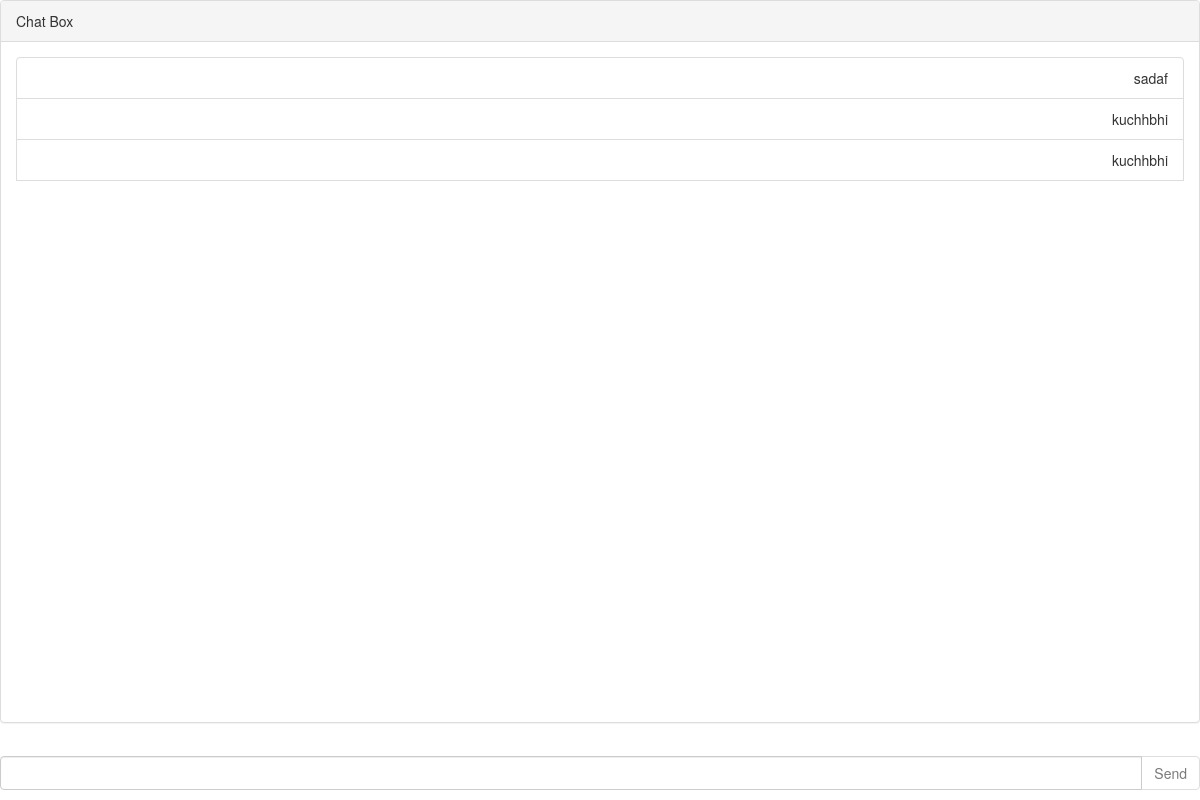
Page /chatroom/karan/ (signed in) on the earlier database version.
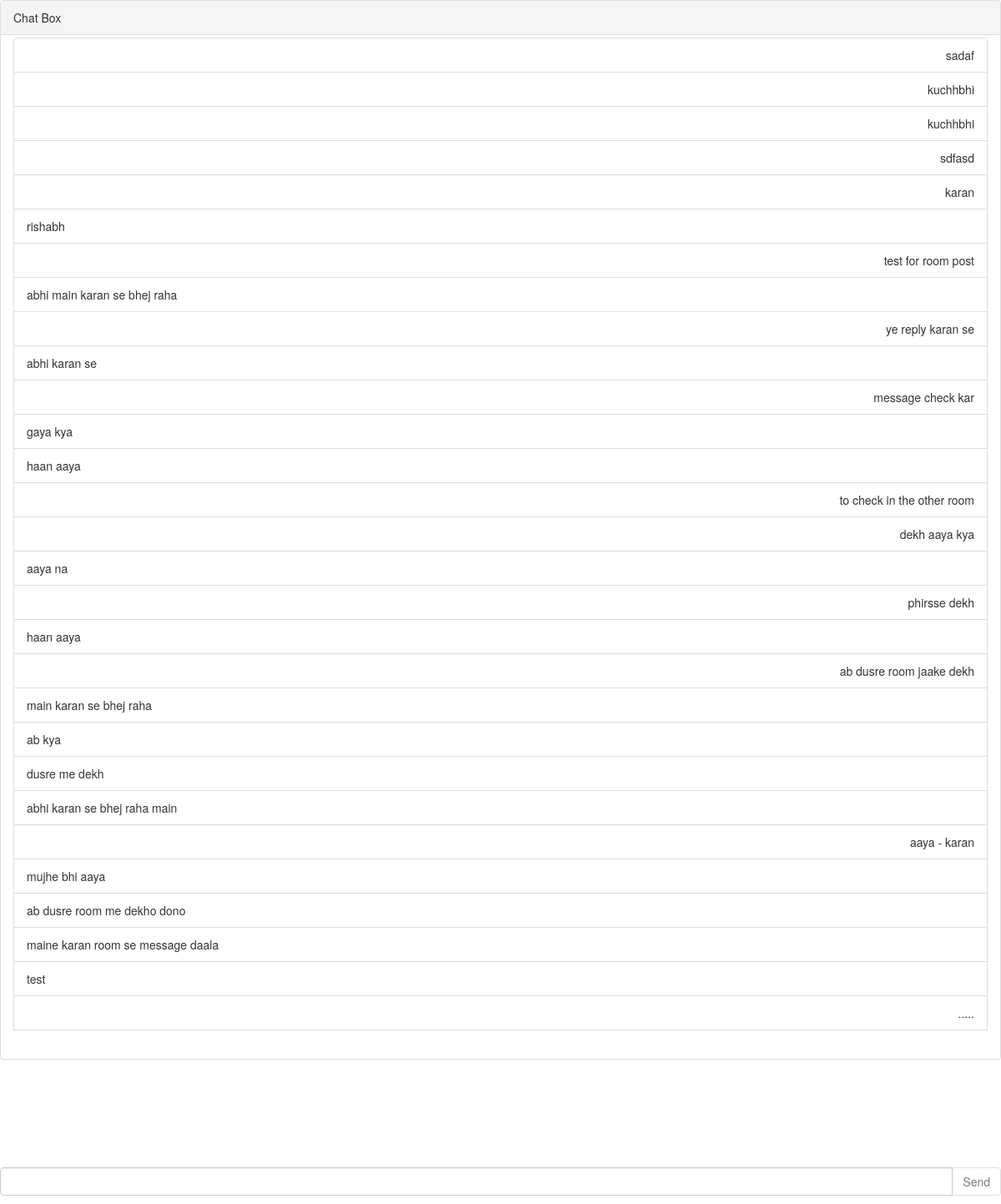
Same page on the later database version.
### chatapp/models.py (models this page shows, shortened)
class Message(models.Model):
    user = models.ForeignKey(User, on_delete=models.CASCADE, null=True)
    name = models.CharField(max_length=100, null=True)
    messages = models.TextField(max_length=10000, null=True)
    created = models.DateTimeField(auto_now_add=True, null=True)
    ipaddress = models.GenericIPAddressField(null=True)

### chatapp/views.py (the view)
# urls.py: path('<room_name>/', views.activeroom, name='activeroom'),
def activeroom(request, room_name):
    print(room_name)
    if not request.user.is_anonymous:
        if Room.objects.filter(name=room_name).exists():
            messages = Message.objects.filter(name=room_name)
            return render(request, 'chatapp/home.html', {'chat': messages, 'room_key': room_name})
        else:
            return HttpResponseNotFound(render(request, 'chatapp/notfound.html'))
    return redirect('/login')

### chatapp/templates/chatapp/home.html (shortened to what this page needs)
{% load static %}
<html>
<head>
    <link rel="stylesheet" href="http://maxcdn.bootstrapcdn.com/bootstrap/3.3.5/css/bootstrap.min.css">
    <link rel="stylesheet" href="{% static 'chatapp/chat.css' %}">
</head>
<body>
    <div id="chat-body" class="panel panel-default">
        <div class="panel-heading">Chat Box</div>
        <div id="msg-list-div" class="panel-body">
            <ul id="msg-list" class="list-group">
                {% for obj in chat %}
                {% if obj.user == request.user %}
                <li class="text-right list-group-item" value='{{obj.id}}'>{{ obj.messages }}</li>
                {% else %}
                <li class="text-left list-group-item" value='{{obj.id}}'>{{ obj.messages }}</li>
                {% endif %} {% empty %}
                <li class="text-right list-group-item">No messages yet!</li>
                {% endfor %}
            </ul>
        </div>
    </div>
    <form id="chat-form" action='/post/' method='post'>
        <div id="chat-bottom" class="input-group">
            <input type="text" id="chat-msg" name="chat-msg" class="form-control" />
            <span class="input-group-btn">
                <input class="btn btn-default" id="send" type="submit" value="Send"/>
            </span>
        </div>
    </form>
</body>
</html>

### chatapp/static/chatapp/chat.css (style rules this page uses)
#chat-bottom { position: fixed; bottom: 10px; }
.panel-body { overflow-y: scroll; height: 85%; }

Differences in the rows shown:
added Message: {{ obj.id }} 94 (drawn), messages "sdfasd"
added Message: {{ obj.id }} 95 (drawn), messages "karan"
added Message: {{ obj.id }} 96 (drawn), messages "rishabh"
added Message: {{ obj.id }} 103 (drawn), messages "test for room post"
added Message: {{ obj.id }} 106 (drawn), messages "abhi main karan se bhej raha"
added Message: {{ obj.id }} 107 (drawn), messages "ye reply karan se"
added Message: {{ obj.id }} 108 (drawn), messages "abhi karan se"
added Message: {{ obj.id }} 109 (drawn), messages "message check kar"
added Message: {{ obj.id }} 110 (drawn), messages "gaya kya"
added Message: {{ obj.id }} 111 (drawn), messages "haan aaya"
added Message: {{ obj.id }} 112 (drawn), messages "to check in the other room"
added Message: {{ obj.id }} 114 (drawn), messages "dekh aaya kya"
added Message: {{ obj.id }} 115 (drawn), messages "aaya na"
added Message: {{ obj.id }} 116 (drawn), messages "phirsse dekh"
added Message: {{ obj.id }} 117 (drawn), messages "haan aaya"
added Message: {{ obj.id }} 118 (drawn), messages "ab dusre room jaake dekh"
added Message: {{ obj.id }} 121 (drawn), messages "main karan se bhej raha"
added Message: {{ obj.id }} 122 (drawn), messages "ab kya"
added Message: {{ obj.id }} 123 (drawn), messages "dusre me dekh"
added Message: {{ obj.id }} 124 (drawn), messages "abhi karan se bhej raha main"
added Message: {{ obj.id }} 125 (drawn), messages "aaya - karan"
added Message: {{ obj.id }} 126 (drawn), messages "mujhe bhi aaya"
added Message: {{ obj.id }} 127 (drawn), messages "ab dusre room me dekho dono"
added Message: {{ obj.id }} 128 (drawn), messages "maine karan room se message daala"
added Message: {{ obj.id }} 130 (drawn), messages "test"
added Message: {{ obj.id }} 131 (drawn), messages "....."
